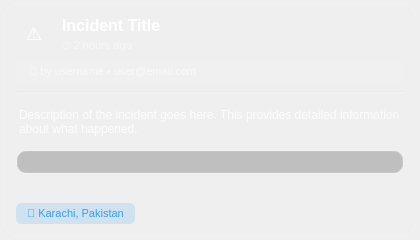
<?xml version="1.0" encoding="UTF-8"?>
<ui version="4.0">
 <class>IncidentWidget</class>
 <widget class="QWidget" name="IncidentWidget">
  <property name="geometry">
   <rect>
    <x>0</x>
    <y>0</y>
    <width>420</width>
    <height>240</height>
   </rect>
  </property>
  <property name="windowTitle">
   <string>Form</string>
  </property>
  <property name="styleSheet">
   <string notr="true">#IncidentWidget {
    background: qlineargradient(x1:0, y1:0, x2:0, y2:1,
                                stop:0 rgba(255, 255, 255, 0.08),
                                stop:1 rgba(255, 255, 255, 0.04));
    border: 1px solid rgba(255, 255, 255, 0.15);
    border-radius: 12px;
    margin: 4px;
}
#IncidentWidget:hover {
    background: qlineargradient(x1:0, y1:0, x2:0, y2:1,
                                stop:0 rgba(255, 255, 255, 0.12),
                                stop:1 rgba(255, 255, 255, 0.06));
    border: 1px solid rgba(33, 150, 243, 0.4);
}
QLabel {
    color: #ffffff;
    background-color: transparent;
    font-family: 'Segoe UI', Arial, sans-serif;
}</string>
  </property>
  <layout class="QVBoxLayout" name="verticalLayout">
   <property name="spacing">
    <number>8</number>
   </property>
   <property name="leftMargin">
    <number>16</number>
   </property>
   <property name="topMargin">
    <number>16</number>
   </property>
   <property name="rightMargin">
    <number>16</number>
   </property>
   <property name="bottomMargin">
    <number>16</number>
   </property>
   <item>
    <layout class="QHBoxLayout" name="headerLayout">
     <property name="spacing">
      <number>10</number>
     </property>
     <item>
      <widget class="QLabel" name="iconLabel">
       <property name="minimumSize">
        <size>
         <width>36</width>
         <height>36</height>
        </size>
       </property>
       <property name="maximumSize">
        <size>
         <width>36</width>
         <height>36</height>
        </size>
       </property>
       <property name="styleSheet">
        <string notr="true">background: qlineargradient(x1:0, y1:0, x2:1, y2:1,
                                    stop:0 #2196F3, stop:1 #0b7dda);
border-radius: 18px;
font-size: 18px;
padding: 6px;</string>
       </property>
       <property name="text">
        <string>⚠️</string>
       </property>
       <property name="alignment">
        <set>Qt::AlignCenter</set>
       </property>
      </widget>
     </item>
     <item>
      <layout class="QVBoxLayout" name="titleInfoLayout">
       <property name="spacing">
        <number>3</number>
       </property>
       <item>
        <widget class="QLabel" name="titleLabel">
         <property name="font">
          <font>
           <pointsize>12</pointsize>
           <weight>75</weight>
           <bold>true</bold>
          </font>
         </property>
         <property name="styleSheet">
          <string notr="true">color: #ffffff;</string>
         </property>
         <property name="text">
          <string>Incident Title</string>
         </property>
         <property name="wordWrap">
          <bool>true</bool>
         </property>
        </widget>
       </item>
       <item>
        <widget class="QLabel" name="timestampLabel">
         <property name="font">
          <font>
           <pointsize>8</pointsize>
          </font>
         </property>
         <property name="text">
          <string>🕐 2 hours ago</string>
         </property>
         <property name="styleSheet">
          <string notr="true">color: rgba(255, 255, 255, 0.5);</string>
         </property>
        </widget>
       </item>
      </layout>
     </item>
     <item>
      <spacer name="horizontalSpacer">
       <property name="orientation">
        <enum>Qt::Horizontal</enum>
       </property>
       <property name="sizeHint" stdset="0">
        <size>
         <width>40</width>
         <height>20</height>
        </size>
       </property>
      </spacer>
     </item>
    </layout>
   </item>
   <item>
    <widget class="QLabel" name="userInfoLabel">
     <property name="font">
      <font>
       <pointsize>8</pointsize>
       <italic>false</italic>
      </font>
     </property>
     <property name="text">
      <string>👤 by username • user@email.com</string>
     </property>
     <property name="styleSheet">
      <string notr="true">color: rgba(255, 255, 255, 0.6);
background: rgba(255, 255, 255, 0.05);
padding: 5px 10px;
border-radius: 6px;</string>
     </property>
    </widget>
   </item>
   <item>
    <widget class="Line" name="line">
     <property name="styleSheet">
      <string notr="true">background-color: rgba(255, 255, 255, 0.1);
height: 1px;</string>
     </property>
     <property name="orientation">
      <enum>Qt::Horizontal</enum>
     </property>
    </widget>
   </item>
   <item>
    <widget class="QLabel" name="descriptionLabel">
     <property name="font">
      <font>
       <pointsize>9</pointsize>
      </font>
     </property>
     <property name="text">
      <string>Description of the incident goes here. This provides detailed information about what happened.</string>
     </property>
     <property name="styleSheet">
      <string notr="true">color: rgba(255, 255, 255, 0.85);
line-height: 1.5;
padding: 6px 0;</string>
     </property>
     <property name="wordWrap">
      <bool>true</bool>
     </property>
    </widget>
   </item>
   <item>
    <widget class="QLabel" name="imageLabel">
     <property name="text">
      <string/>
     </property>
     <property name="alignment">
      <set>Qt::AlignCenter</set>
     </property>
     <property name="styleSheet">
      <string notr="true">border: 2px solid rgba(255, 255, 255, 0.1);
border-radius: 10px;
background-color: rgba(0, 0, 0, 0.2);
padding: 3px;</string>
     </property>
     <property name="minimumSize">
      <size>
       <width>0</width>
       <height>0</height>
      </size>
     </property>
     <property name="maximumSize">
      <size>
       <width>16777215</width>
       <height>160</height>
      </size>
     </property>
    </widget>
   </item>
   <item>
    <spacer name="verticalSpacer">
     <property name="orientation">
      <enum>Qt::Vertical</enum>
     </property>
     <property name="sizeType">
      <enum>QSizePolicy::Expanding</enum>
     </property>
     <property name="sizeHint" stdset="0">
      <size>
       <width>20</width>
       <height>0</height>
      </size>
     </property>
    </spacer>
   </item>
   <item>
    <layout class="QHBoxLayout" name="footerLayout">
     <property name="spacing">
      <number>6</number>
     </property>
     <item>
      <widget class="QLabel" name="locationLabel">
       <property name="font">
        <font>
         <pointsize>8</pointsize>
        </font>
       </property>
       <property name="styleSheet">
        <string notr="true">color: rgba(33, 150, 243, 0.9);
background: rgba(33, 150, 243, 0.15);
padding: 4px 8px;
border-radius: 5px;</string>
       </property>
       <property name="text">
        <string>📍 Karachi, Pakistan</string>
       </property>
      </widget>
     </item>
     <item>
      <spacer name="horizontalSpacer_2">
       <property name="orientation">
        <enum>Qt::Horizontal</enum>
       </property>
       <property name="sizeHint" stdset="0">
        <size>
         <width>40</width>
         <height>20</height>
        </size>
       </property>
      </spacer>
     </item>
    </layout>
   </item>
  </layout>
 </widget>
 <resources/>
 <connections/>
</ui>
